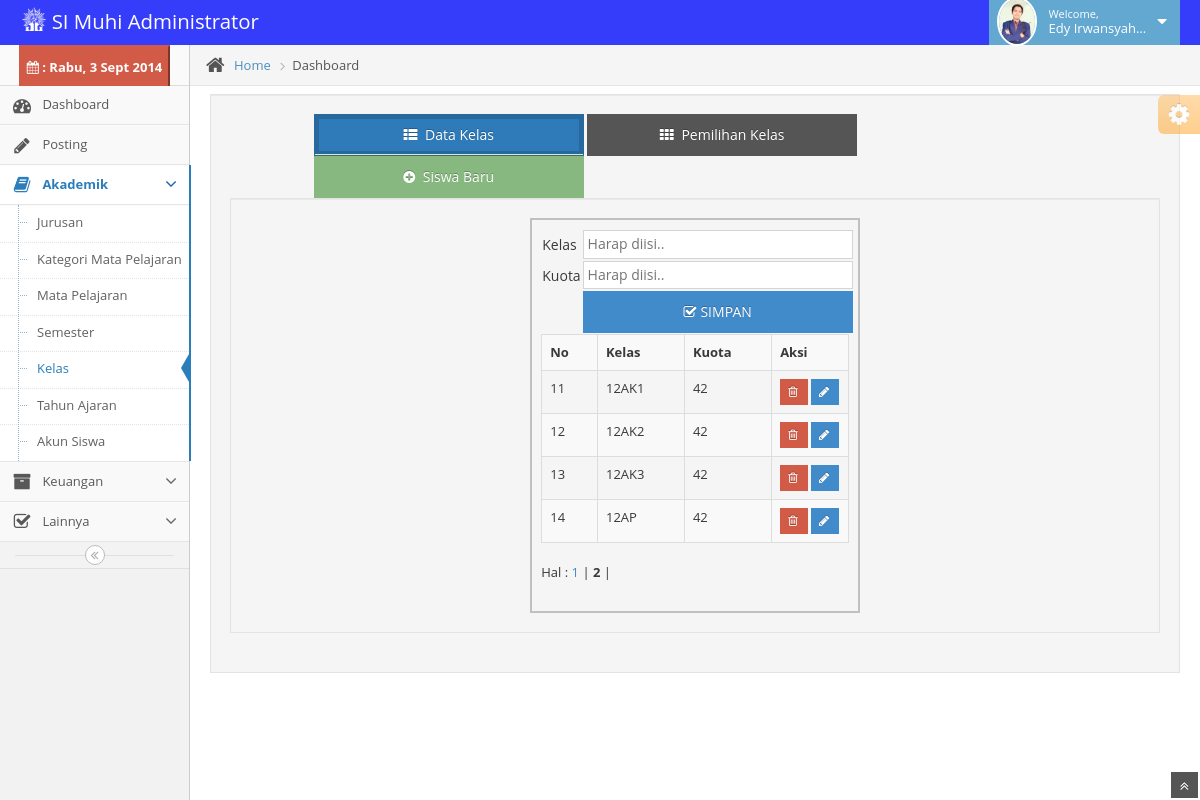
Screenshot of /dadm/dashbord/index.php?content=kelas&halaman=2 (signed in) with the database file from the repository.
### tables this page shows
CREATE TABLE IF NOT EXISTS `dafkelas` (
  `IdKelas` varchar(15) NOT NULL,
  `kuota` int(4) NOT NULL,
  PRIMARY KEY (`IdKelas`)
);

### dadm/dashbord/staff/ldafkelas.php (the view, shortened to what this page needs)
<?php
if ((!isset($_SESSION["id"]))and(!isset($_SESSION["hak"]))) {
    header("location:index.php");
} elseif ((isset($_SESSION["id"]))and(($_SESSION["hak"])==1)) {
    ?>
<table width="100%" class="table table-bordered table-striped">
    <tr>
        <td><strong>No</strong></td>
        <td><strong>Kelas</strong></td>
        <td><strong>Kuota</strong></td>
        <td width="25%"><strong>Aksi</strong></td>
    </tr>
    <?php
    $p      = new Paging;
    $batas  = 10;
    $posisi = $p->cariPosisi($batas);
    $qsnik="select * from dafkelas order by IdKelas asc limit $posisi,$batas";
    $hasil=mysql_query($qsnik);
    $no=$posisi+1;
    while($row=mysql_fetch_array($hasil))
    {
        $t=$row['IdKelas'];
        echo"<tr><td>$no</font></td>".
            "<td>$row[IdKelas]</td>".
            "<td>$row[kuota]</td>";?>
            <td width="10%"><a href="#" onclick="hapus('<?php echo $t?>')" class="btn btn-xs btn-danger" title="Hapus"><i class='icon-trash'></i></a>
        <?php
        echo"<a href='?content=kelas&id=$row[IdKelas]&edit=1' class='btn btn-xs btn-primary' title='Edit'><i class='icon-pencil'></i></a> </td></tr>";
        $no=$no+1;
    }
    ?>
</table>
<?php
    $jmldata = mysql_num_rows(mysql_query("select * from dafkelas order by IdKelas asc"));
    $jmlhalaman  = $p->jumlahHalaman($jmldata, $batas);
    $linkHalaman = $p->navHalaman($_GET[halaman], $jmlhalaman);
    echo "<div id=paging>Hal : $linkHalaman</div><br>";
}else {
    header("location:../index.php");
}
?>

### rows the page displays
dafkelas: IdKelas "12AK1", kuota "42"
dafkelas: IdKelas "12AK2", kuota "42"
dafkelas: IdKelas "12AK3", kuota "42"
dafkelas: IdKelas "12AP", kuota "42"

### other values shown
$rowpro['nama'] "Edy Irwansyah…"
